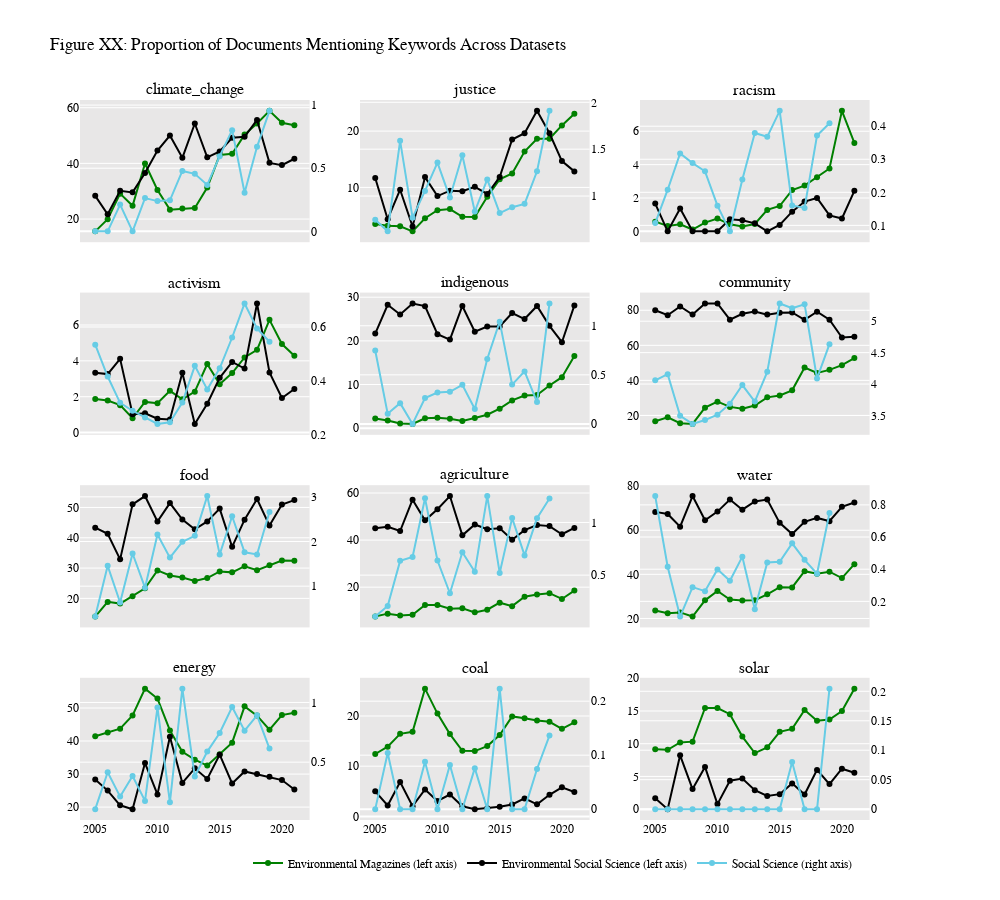

Notebook code cell kept with this figure:
### Code cell
fig = make_subplots(
    rows=4, cols=3,
    subplot_titles=kw1,
    shared_xaxes=True,
    vertical_spacing=0.07,
    horizontal_spacing=0.06,
    specs=[[{"secondary_y": True}] * 3]*4
)

for w, rc in zip(kw1, zip(r, c)):
    df = avg_mentioning(w)
    sl = w == 'climate_change'
    
  
    fig.add_trace(
        go.Scatter(x=df.index, y=df.env, line=dict(color='green'), name='Environmental Magazines (left axis)', showlegend=sl),
        row=rc[0], col=rc[1]
    )
    fig.add_trace(
        go.Scatter(x=df.index, y=df.sci, line=dict(color='black'), name='Environmental Social Science (left axis)', showlegend=sl),
        row=rc[0], col=rc[1],
    )
    fig.add_trace(
        go.Scatter(x=df.index, y=df.wos, line=dict(color='#66cce5'), name='Social Science (right axis)', showlegend=sl),
        row=rc[0], col=rc[1],
        secondary_y=True
    ) 

    
fig.update_layout(
    title='Figure XX: Proportion of Documents Mentioning Keywords Across Datasets',
    font_family='Times New Roman',
    font_color='black',
    plot_bgcolor='#E8E7E7',
    height=900,
    width=1000,
    legend=dict(orientation='h',
                yanchor='bottom', y=-0.08, xanchor='left', x=0.2 )
)
fig.update_xaxes(showgrid=False)

fig.show()

### Figure 1 — Plotly figure (JSON) as saved in the notebook; plotly's stock layout.template omitted (floating-point values rounded to 4 significant figures)
{"data": [{"line": {"color": "green"}, "name": "Environmental Magazines (left axis)", "showlegend": true, "type": "scatter", "x": [2005, 2006, 2007, 2008, 2009, 2010, 2011, 2012, 2013, 2014, 2015, 2016, 2017, 2018, 2019, 2020, 2021], "xaxis": "x", "y": [15.59, 19.97, 29.13, 24.78, 39.97, 30.47, 23.38, 23.76, 24.0, 31.32, 43.0, 43.44, 50.34, 54.33, 58.87, 54.61, 53.67], "yaxis": "y"}, {"line": {"color": "black"}, "name": "Environmental Social Science (left axis)", "showlegend": true, "type": "scatter", "x": [2005, 2006, 2007, 2008, 2009, 2010, 2011, 2012, 2013, 2014, 2015, 2016, 2017, 2018, 2019, 2020, 2021], "xaxis": "x", "y": [28.33, 21.74, 30.14, 29.59, 36.56, 44.62, 50, 42, 54.33, 42.17, 44.27, 49.21, 49.55, 55.6, 40.19, 39.38, 41.67], "yaxis": "y"}, {"line": {"color": "#66cce5"}, "name": "Social Science (right axis)", "showlegend": true, "type": "scatter", "x": [2005, 2006, 2007, 2008, 2009, 2010, 2011, 2012, 2013, 2014, 2015, 2016, 2017, 2018, 2019, 2020, 2021], "xaxis": "x", "y": [0, 0, 0.2119, 0, 0.2636, 0.2394, 0.2459, 0.4781, 0.4556, 0.3679, 0.5952, 0.8013, 0.3056, 0.6691, 0.9543, null, null], "yaxis": "y2"}, {"line": {"color": "green"}, "name": "Environmental Magazines (left axis)", "showlegend": false, "type": "scatter", "x": [2005, 2006, 2007, 2008, 2009, 2010, 2011, 2012, 2013, 2014, 2015, 2016, 2017, 2018, 2019, 2020, 2021], "xaxis": "x2", "y": [3.493, 3.195, 3.083, 2.196, 4.523, 5.964, 6.143, 4.773, 4.735, 8.346, 11.43, 12.49, 16.37, 18.62, 18.65, 21.01, 23.1], "yaxis": "y3"}, {"line": {"color": "black"}, "name": "Environmental Social Science (left axis)", "showlegend": false, "type": "scatter", "x": [2005, 2006, 2007, 2008, 2009, 2010, 2011, 2012, 2013, 2014, 2015, 2016, 2017, 2018, 2019, 2020, 2021], "xaxis": "x2", "y": [11.67, 4.348, 9.589, 3.061, 11.83, 8.462, 9.42, 9.333, 10.1, 8.835, 11.83, 18.5, 19.64, 23.6, 19.62, 14.67, 12.85], "yaxis": "y3"}, {"line": {"color": "#66cce5"}, "name": "Social Science (right axis)", "showlegend": false, "type": "scatter", "x": [2005, 2006, 2007, 2008, 2009, 2010, 2011, 2012, 2013, 2014, 2015, 2016, 2017, 2018, 2019, 2020, 2021], "xaxis": "x2", "y": [0.7479, 0.6237, 1.589, 0.7692, 1.054, 1.357, 0.9836, 1.434, 0.8352, 1.177, 0.8185, 0.8814, 0.9167, 1.264, 1.909, null, null], "yaxis": "y4"}, {"line": {"color": "green"}, "name": "Environmental Magazines (left axis)", "showlegend": false, "type": "scatter", "x": [2005, 2006, 2007, 2008, 2009, 2010, 2011, 2012, 2013, 2014, 2015, 2016, 2017, 2018, 2019, 2020, 2021], "xaxis": "x3", "y": [0.5821, 0.3195, 0.4193, 0.1076, 0.5259, 0.7625, 0.4211, 0.2869, 0.4385, 1.287, 1.519, 2.476, 2.742, 3.239, 3.771, 7.225, 5.299], "yaxis": "y5"}, {"line": {"color": "black"}, "name": "Environmental Social Science (left axis)", "showlegend": false, "type": "scatter", "x": [2005, 2006, 2007, 2008, 2009, 2010, 2011, 2012, 2013, 2014, 2015, 2016, 2017, 2018, 2019, 2020, 2021], "xaxis": "x3", "y": [1.667, 0, 1.37, 0, 0, 0, 0.7246, 0.6667, 0.4808, 0, 0.3817, 1.181, 1.786, 2, 0.9569, 0.7722, 2.431], "yaxis": "y5"}, {"line": {"color": "#66cce5"}, "name": "Social Science (right axis)", "showlegend": false, "type": "scatter", "x": [2005, 2006, 2007, 2008, 2009, 2010, 2011, 2012, 2013, 2014, 2015, 2016, 2017, 2018, 2019, 2020, 2021], "xaxis": "x3", "y": [0.1068, 0.2079, 0.3178, 0.2885, 0.2636, 0.1596, 0.08197, 0.239, 0.3797, 0.3679, 0.4464, 0.1603, 0.1528, 0.3717, 0.409, null, null], "yaxis": "y6"}, {"line": {"color": "green"}, "name": "Environmental Magazines (left axis)", "showlegend": false, "type": "scatter", "x": [2005, 2006, 2007, 2008, 2009, 2010, 2011, 2012, 2013, 2014, 2015, 2016, 2017, 2018, 2019, 2020, 2021], "xaxis": "x4", "y": [1.871, 1.789, 1.529, 0.7966, 1.709, 1.634, 2.328, 1.852, 2.28, 3.822, 2.7, 3.32, 4.189, 4.615, 6.285, 4.937, 4.28], "yaxis": "y7"}, {"line": {"color": "black"}, "name": "Environmental Social Science (left axis)", "showlegend": false, "type": "scatter", "x": [2005, 2006, 2007, 2008, 2009, 2010, 2011, 2012, 2013, 2014, 2015, 2016, 2017, 2018, 2019, 2020, 2021], "xaxis": "x4", "y": [3.333, 3.261, 4.11, 1.02, 1.075, 0.7692, 0.7246, 3.333, 0.4808, 1.606, 3.053, 3.937, 3.571, 7.2, 3.349, 1.931, 2.431], "yaxis": "y7"}, {"line": {"color": "#66cce5"}, "name": "Social Science (right axis)", "showlegend": false, "type": "scatter", "x": [2005, 2006, 2007, 2008, 2009, 2010, 2011, 2012, 2013, 2014, 2015, 2016, 2017, 2018, 2019, 2020, 2021], "xaxis": "x4", "y": [0.5342, 0.4158, 0.3178, 0.2885, 0.2636, 0.2394, 0.2459, 0.3187, 0.4556, 0.3679, 0.4464, 0.5609, 0.6875, 0.5948, 0.5453, null, null], "yaxis": "y8"}, {"line": {"color": "green"}, "name": "Environmental Magazines (left axis)", "showlegend": false, "type": "scatter", "x": [2005, 2006, 2007, 2008, 2009, 2010, 2011, 2012, 2013, 2014, 2015, 2016, 2017, 2018, 2019, 2020, 2021], "xaxis": "x5", "y": [2.204, 1.757, 1.085, 0.9688, 2.261, 2.397, 2.155, 1.669, 2.309, 3.081, 4.473, 6.359, 7.464, 7.611, 9.777, 11.68, 16.51], "yaxis": "y9"}, {"line": {"color": "black"}, "name": "Environmental Social Science (left axis)", "showlegend": false, "type": "scatter", "x": [2005, 2006, 2007, 2008, 2009, 2010, 2011, 2012, 2013, 2014, 2015, 2016, 2017, 2018, 2019, 2020, 2021], "xaxis": "x5", "y": [21.67, 28.26, 26.03, 28.57, 27.96, 21.54, 20.29, 28.0, 22.12, 23.29, 23.28, 26.38, 25, 28.0, 23.44, 19.69, 28.12], "yaxis": "y9"}, {"line": {"color": "#66cce5"}, "name": "Social Science (right axis)", "showlegend": false, "type": "scatter", "x": [2005, 2006, 2007, 2008, 2009, 2010, 2011, 2012, 2013, 2014, 2015, 2016, 2017, 2018, 2019, 2020, 2021], "xaxis": "x5", "y": [0.7479, 0.104, 0.2119, 0, 0.2636, 0.3192, 0.3279, 0.3984, 0.1519, 0.6623, 1.042, 0.4006, 0.5348, 0.223, 1.227, null, null], "yaxis": "y10"}, {"line": {"color": "green"}, "name": "Environmental Magazines (left axis)", "showlegend": false, "type": "scatter", "x": [2005, 2006, 2007, 2008, 2009, 2010, 2011, 2012, 2013, 2014, 2015, 2016, 2017, 2018, 2019, 2020, 2021], "xaxis": "x6", "y": [16.67, 18.95, 15.59, 15.18, 24.45, 27.89, 24.89, 23.79, 25.69, 30.34, 31.39, 34.33, 47.37, 44.21, 46.02, 48.71, 52.72], "yaxis": "y11"}, {"line": {"color": "black"}, "name": "Environmental Social Science (left axis)", "showlegend": false, "type": "scatter", "x": [2005, 2006, 2007, 2008, 2009, 2010, 2011, 2012, 2013, 2014, 2015, 2016, 2017, 2018, 2019, 2020, 2021], "xaxis": "x6", "y": [80, 77.17, 82.19, 77.55, 83.87, 83.85, 74.64, 78, 79.33, 77.51, 78.63, 78.74, 74.55, 79.2, 74.64, 64.48, 64.93], "yaxis": "y11"}, {"line": {"color": "#66cce5"}, "name": "Social Science (right axis)", "showlegend": false, "type": "scatter", "x": [2005, 2006, 2007, 2008, 2009, 2010, 2011, 2012, 2013, 2014, 2015, 2016, 2017, 2018, 2019, 2020, 2021], "xaxis": "x6", "y": [4.06, 4.158, 3.496, 3.365, 3.427, 3.512, 3.689, 3.984, 3.721, 4.194, 5.283, 5.208, 5.271, 4.089, 4.635, null, null], "yaxis": "y12"}, {"line": {"color": "green"}, "name": "Environmental Magazines (left axis)", "showlegend": false, "type": "scatter", "x": [2005, 2006, 2007, 2008, 2009, 2010, 2011, 2012, 2013, 2014, 2015, 2016, 2017, 2018, 2019, 2020, 2021], "xaxis": "x7", "y": [14.01, 18.85, 18.28, 20.69, 23.35, 29.22, 27.55, 26.89, 25.75, 26.72, 28.9, 28.59, 30.62, 29.31, 30.94, 32.51, 32.4], "yaxis": "y13"}, {"line": {"color": "black"}, "name": "Environmental Social Science (left axis)", "showlegend": false, "type": "scatter", "x": [2005, 2006, 2007, 2008, 2009, 2010, 2011, 2012, 2013, 2014, 2015, 2016, 2017, 2018, 2019, 2020, 2021], "xaxis": "x7", "y": [43.33, 41.3, 32.88, 51.02, 53.76, 45.38, 51.45, 46, 42.79, 45.38, 49.62, 37.01, 45.98, 52.8, 44.02, 50.97, 52.43], "yaxis": "y13"}, {"line": {"color": "#66cce5"}, "name": "Social Science (right axis)", "showlegend": false, "type": "scatter", "x": [2005, 2006, 2007, 2008, 2009, 2010, 2011, 2012, 2013, 2014, 2015, 2016, 2017, 2018, 2019, 2020, 2021], "xaxis": "x7", "y": [0.3205, 1.455, 0.6356, 1.731, 0.9666, 2.155, 1.639, 1.992, 2.126, 3.017, 1.711, 2.564, 1.757, 1.71, 2.658, null, null], "yaxis": "y14"}, {"line": {"color": "green"}, "name": "Environmental Magazines (left axis)", "showlegend": false, "type": "scatter", "x": [2005, 2006, 2007, 2008, 2009, 2010, 2011, 2012, 2013, 2014, 2015, 2016, 2017, 2018, 2019, 2020, 2021], "xaxis": "x8", "y": [7.526, 8.754, 8.017, 8.245, 12.44, 12.39, 10.85, 11.06, 9.296, 10.41, 13.42, 11.93, 15.92, 16.92, 17.46, 14.99, 18.55], "yaxis": "y15"}, {"line": {"color": "black"}, "name": "Environmental Social Science (left axis)", "showlegend": false, "type": "scatter", "x": [2005, 2006, 2007, 2008, 2009, 2010, 2011, 2012, 2013, 2014, 2015, 2016, 2017, 2018, 2019, 2020, 2021], "xaxis": "x8", "y": [45, 45.65, 43.84, 57.14, 48.39, 53.08, 58.7, 42, 46.63, 44.58, 45.04, 40.16, 44.2, 46.4, 45.93, 42.47, 45.14], "yaxis": "y15"}, {"line": {"color": "#66cce5"}, "name": "Social Science (right axis)", "showlegend": false, "type": "scatter", "x": [2005, 2006, 2007, 2008, 2009, 2010, 2011, 2012, 2013, 2014, 2015, 2016, 2017, 2018, 2019, 2020, 2021], "xaxis": "x8", "y": [0.1068, 0.2079, 0.6356, 0.6731, 1.23, 0.6385, 0.3279, 0.7171, 0.5315, 1.251, 0.5208, 1.042, 0.6875, 1.041, 1.227, null, null], "yaxis": "y16"}, {"line": {"color": "green"}, "name": "Environmental Magazines (left axis)", "showlegend": false, "type": "scatter", "x": [2005, 2006, 2007, 2008, 2009, 2010, 2011, 2012, 2013, 2014, 2015, 2016, 2017, 2018, 2019, 2020, 2021], "xaxis": "x9", "y": [23.58, 22.36, 22.74, 20.86, 28.21, 32.43, 28.61, 28.17, 28.3, 30.93, 34.18, 34.05, 41.43, 40.32, 41.2, 38.29, 44.63], "yaxis": "y17"}, {"line": {"color": "black"}, "name": "Environmental Social Science (left axis)", "showlegend": false, "type": "scatter", "x": [2005, 2006, 2007, 2008, 2009, 2010, 2011, 2012, 2013, 2014, 2015, 2016, 2017, 2018, 2019, 2020, 2021], "xaxis": "x9", "y": [68.33, 67.39, 61.64, 75.51, 64.52, 68.46, 73.91, 69.33, 73.08, 73.9, 63.36, 58.27, 63.84, 65.6, 64.11, 70.66, 72.57], "yaxis": "y17"}, {"line": {"color": "#66cce5"}, "name": "Social Science (right axis)", "showlegend": false, "type": "scatter", "x": [2005, 2006, 2007, 2008, 2009, 2010, 2011, 2012, 2013, 2014, 2015, 2016, 2017, 2018, 2019, 2020, 2021], "xaxis": "x9", "y": [0.8547, 0.4158, 0.1059, 0.2885, 0.2636, 0.399, 0.3279, 0.4781, 0.1519, 0.4415, 0.4464, 0.5609, 0.4584, 0.3717, 0.7498, null, null], "yaxis": "y18"}, {"line": {"color": "green"}, "name": "Environmental Magazines (left axis)", "showlegend": false, "type": "scatter", "x": [2005, 2006, 2007, 2008, 2009, 2010, 2011, 2012, 2013, 2014, 2015, 2016, 2017, 2018, 2019, 2020, 2021], "xaxis": "x10", "y": [41.46, 42.56, 43.73, 47.73, 55.85, 52.86, 43.23, 36.75, 34.35, 32.57, 35.99, 39.5, 50.5, 47.69, 43.44, 47.86, 48.57], "yaxis": "y19"}, {"line": {"color": "black"}, "name": "Environmental Social Science (left axis)", "showlegend": false, "type": "scatter", "x": [2005, 2006, 2007, 2008, 2009, 2010, 2011, 2012, 2013, 2014, 2015, 2016, 2017, 2018, 2019, 2020, 2021], "xaxis": "x10", "y": [28.33, 25, 20.55, 19.39, 33.33, 23.85, 41.3, 27.33, 31.73, 28.51, 35.88, 27.17, 30.8, 30, 29.19, 28.19, 25.35], "yaxis": "y19"}, {"line": {"color": "#66cce5"}, "name": "Social Science (right axis)", "showlegend": false, "type": "scatter", "x": [2005, 2006, 2007, 2008, 2009, 2010, 2011, 2012, 2013, 2014, 2015, 2016, 2017, 2018, 2019, 2020, 2021], "xaxis": "x10", "y": [0.1068, 0.4158, 0.2119, 0.3846, 0.1757, 0.9577, 0.1639, 1.116, 0.3797, 0.5887, 0.744, 0.9615, 0.7639, 0.8922, 0.6135, null, null], "yaxis": "y20"}, {"line": {"color": "green"}, "name": "Environmental Magazines (left axis)", "showlegend": false, "type": "scatter", "x": [2005, 2006, 2007, 2008, 2009, 2010, 2011, 2012, 2013, 2014, 2015, 2016, 2017, 2018, 2019, 2020, 2021], "xaxis": "x11", "y": [12.43, 13.9, 16.45, 16.86, 25.45, 20.48, 16.4, 13.07, 13.01, 14.0, 16.2, 19.92, 19.57, 19.11, 18.85, 17.46, 18.75], "yaxis": "y21"}, {"line": {"color": "black"}, "name": "Environmental Social Science (left axis)", "showlegend": false, "type": "scatter", "x": [2005, 2006, 2007, 2008, 2009, 2010, 2011, 2012, 2013, 2014, 2015, 2016, 2017, 2018, 2019, 2020, 2021], "xaxis": "x11", "y": [5, 2.174, 6.849, 2.041, 5.376, 3.077, 4.348, 2, 1.442, 1.606, 1.908, 2.362, 3.571, 2.4, 4.306, 5.792, 4.861], "yaxis": "y21"}, {"line": {"color": "#66cce5"}, "name": "Social Science (right axis)", "showlegend": false, "type": "scatter", "x": [2005, 2006, 2007, 2008, 2009, 2010, 2011, 2012, 2013, 2014, 2015, 2016, 2017, 2018, 2019, 2020, 2021], "xaxis": "x11", "y": [0, 0.104, 0, 0, 0.08787, 0, 0.08197, 0, 0.07593, 0, 0.2232, 0, 0, 0.07435, 0.1363, null, null], "yaxis": "y22"}, {"line": {"color": "green"}, "name": "Environmental Magazines (left axis)", "showlegend": false, "type": "scatter", "x": [2005, 2006, 2007, 2008, 2009, 2010, 2011, 2012, 2013, 2014, 2015, 2016, 2017, 2018, 2019, 2020, 2021], "xaxis": "x12", "y": [9.148, 9.073, 10.19, 10.31, 15.46, 15.44, 14.52, 11.09, 8.565, 9.438, 11.81, 12.27, 15.16, 13.52, 13.69, 14.99, 18.41], "yaxis": "y23"}, {"line": {"color": "black"}, "name": "Environmental Social Science (left axis)", "showlegend": false, "type": "scatter", "x": [2005, 2006, 2007, 2008, 2009, 2010, 2011, 2012, 2013, 2014, 2015, 2016, 2017, 2018, 2019, 2020, 2021], "xaxis": "x12", "y": [1.667, 0, 8.219, 3.061, 6.452, 0.7692, 4.348, 4.667, 2.885, 2.008, 2.29, 3.937, 2.232, 6, 3.828, 6.178, 5.556], "yaxis": "y23"}, {"line": {"color": "#66cce5"}, "name": "Social Science (right axis)", "showlegend": false, "type": "scatter", "x": [2005, 2006, 2007, 2008, 2009, 2010, 2011, 2012, 2013, 2014, 2015, 2016, 2017, 2018, 2019, 2020, 2021], "xaxis": "x12", "y": [0, 0, 0, 0, 0, 0, 0, 0, 0, 0, 0, 0.08013, 0, 0, 0.2045, null, null], "yaxis": "y24"}], "layout": {"annotations": [{"font": {"size": 16}, "showarrow": false, "text": "climate_change", "x": 0.1367, "xanchor": "center", "xref": "paper", "y": 1, "yanchor": "bottom", "yref": "paper"}, {"font": {"size": 16}, "showarrow": false, "text": "justice", "x": 0.47, "xanchor": "center", "xref": "paper", "y": 1, "yanchor": "bottom", "yref": "paper"}, {"font": {"size": 16}, "showarrow": false, "text": "racism", "x": 0.8033, "xanchor": "center", "xref": "paper", "y": 1, "yanchor": "bottom", "yref": "paper"}, {"font": {"size": 16}, "showarrow": false, "text": "activism", "x": 0.1367, "xanchor": "center", "xref": "paper", "y": 0.7325, "yanchor": "bottom", "yref": "paper"}, {"font": {"size": 16}, "showarrow": false, "text": "indigenous", "x": 0.47, "xanchor": "center", "xref": "paper", "y": 0.7325, "yanchor": "bottom", "yref": "paper"}, {"font": {"size": 16}, "showarrow": false, "text": "community", "x": 0.8033, "xanchor": "center", "xref": "paper", "y": 0.7325, "yanchor": "bottom", "yref": "paper"}, {"font": {"size": 16}, "showarrow": false, "text": "food", "x": 0.1367, "xanchor": "center", "xref": "paper", "y": 0.465, "yanchor": "bottom", "yref": "paper"}, {"font": {"size": 16}, "showarrow": false, "text": "agriculture", "x": 0.47, "xanchor": "center", "xref": "paper", "y": 0.465, "yanchor": "bottom", "yref": "paper"}, {"font": {"size": 16}, "showarrow": false, "text": "water", "x": 0.8033, "xanchor": "center", "xref": "paper", "y": 0.465, "yanchor": "bottom", "yref": "paper"}, {"font": {"size": 16}, "showarrow": false, "text": "energy", "x": 0.1367, "xanchor": "center", "xref": "paper", "y": 0.1975, "yanchor": "bottom", "yref": "paper"}, {"font": {"size": 16}, "showarrow": false, "text": "coal", "x": 0.47, "xanchor": "center", "xref": "paper", "y": 0.1975, "yanchor": "bottom", "yref": "paper"}, {"font": {"size": 16}, "showarrow": false, "text": "solar", "x": 0.8033, "xanchor": "center", "xref": "paper", "y": 0.1975, "yanchor": "bottom", "yref": "paper"}], "font": {"color": "black", "family": "Times New Roman"}, "height": 900, "legend": {"orientation": "h", "x": 0.2, "xanchor": "left", "y": -0.08, "yanchor": "bottom"}, "plot_bgcolor": "#E8E7E7", "title": {"text": "Figure XX: Proportion of Documents Mentioning Keywords Across Datasets"}, "width": 1000, "xaxis": {"anchor": "y", "domain": [0, 0.2733], "matches": "x10", "showgrid": false, "showticklabels": false}, "xaxis10": {"anchor": "y19", "domain": [0, 0.2733], "showgrid": false}, "xaxis11": {"anchor": "y21", "domain": [0.3333, 0.6067], "showgrid": false}, "xaxis12": {"anchor": "y23", "domain": [0.6667, 0.94], "showgrid": false}, "xaxis2": {"anchor": "y3", "domain": [0.3333, 0.6067], "matches": "x11", "showgrid": false, "showticklabels": false}, "xaxis3": {"anchor": "y5", "domain": [0.6667, 0.94], "matches": "x12", "showgrid": false, "showticklabels": false}, "xaxis4": {"anchor": "y7", "domain": [0, 0.2733], "matches": "x10", "showgrid": false, "showticklabels": false}, "xaxis5": {"anchor": "y9", "domain": [0.3333, 0.6067], "matches": "x11", "showgrid": false, "showticklabels": false}, "xaxis6": {"anchor": "y11", "domain": [0.6667, 0.94], "matches": "x12", "showgrid": false, "showticklabels": false}, "xaxis7": {"anchor": "y13", "domain": [0, 0.2733], "matches": "x10", "showgrid": false, "showticklabels": false}, "xaxis8": {"anchor": "y15", "domain": [0.3333, 0.6067], "matches": "x11", "showgrid": false, "showticklabels": false}, "xaxis9": {"anchor": "y17", "domain": [0.6667, 0.94], "matches": "x12", "showgrid": false, "showticklabels": false}, "yaxis": {"anchor": "x", "domain": [0.8025, 1]}, "yaxis10": {"anchor": "x5", "overlaying": "y9", "side": "right"}, "yaxis11": {"anchor": "x6", "domain": [0.535, 0.7325]}, "yaxis12": {"anchor": "x6", "overlaying": "y11", "side": "right"}, "yaxis13": {"anchor": "x7", "domain": [0.2675, 0.465]}, "yaxis14": {"anchor": "x7", "overlaying": "y13", "side": "right"}, "yaxis15": {"anchor": "x8", "domain": [0.2675, 0.465]}, "yaxis16": {"anchor": "x8", "overlaying": "y15", "side": "right"}, "yaxis17": {"anchor": "x9", "domain": [0.2675, 0.465]}, "yaxis18": {"anchor": "x9", "overlaying": "y17", "side": "right"}, "yaxis19": {"anchor": "x10", "domain": [0, 0.1975]}, "yaxis2": {"anchor": "x", "overlaying": "y", "side": "right"}, "yaxis20": {"anchor": "x10", "overlaying": "y19", "side": "right"}, "yaxis21": {"anchor": "x11", "domain": [0, 0.1975]}, "yaxis22": {"anchor": "x11", "overlaying": "y21", "side": "right"}, "yaxis23": {"anchor": "x12", "domain": [0, 0.1975]}, "yaxis24": {"anchor": "x12", "overlaying": "y23", "side": "right"}, "yaxis3": {"anchor": "x2", "domain": [0.8025, 1]}, "yaxis4": {"anchor": "x2", "overlaying": "y3", "side": "right"}, "yaxis5": {"anchor": "x3", "domain": [0.8025, 1]}, "yaxis6": {"anchor": "x3", "overlaying": "y5", "side": "right"}, "yaxis7": {"anchor": "x4", "domain": [0.535, 0.7325]}, "yaxis8": {"anchor": "x4", "overlaying": "y7", "side": "right"}, "yaxis9": {"anchor": "x5", "domain": [0.535, 0.7325]}}}
